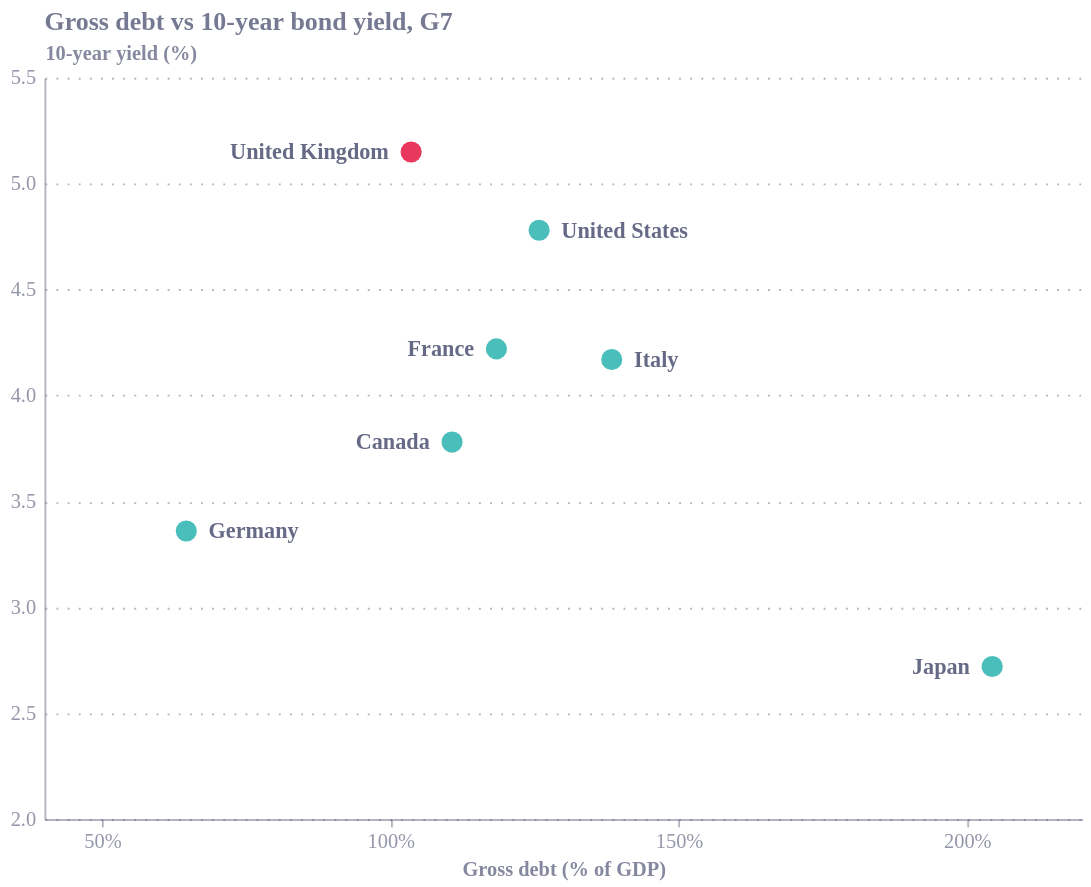

The notebook cell saved with this chart:
### Code cell
styles = EcoStyles(); styles.register_and_enable_theme()
TEAL, RED = "#36b7b4", "#e6224b"
HL = "United Kingdom"

points = (
    alt.Chart(scatter_df)
    .mark_point(filled=True, size=130, opacity=0.9)
    .encode(
        x=alt.X("debt:Q", title="Gross debt (% of GDP)",
        scale=alt.Scale(domain=[50, 220]),
        axis=alt.Axis(labelExpr="datum.label + '%'", tickCount=5,
                      zindex=1, grid=False)),
        y=alt.Y("yield:Q", title="10-year yield (%)",
                scale=alt.Scale(domain=[2, 5.5], nice=False),
                axis=alt.Axis(titleAngle=0, titleAlign="left",
                              titleX=0, titleY=-8, zindex=1)),
        color=alt.condition(alt.datum.country == HL, alt.value(RED), alt.value(TEAL)),
        tooltip=["country", "debt", "yield"],
    )
)

def tl(df, al, dx):
    return (alt.Chart(df).mark_text(fontSize=12, fontWeight="bold", align=al, dx=dx)
            .encode(x="debt:Q", y="yield:Q", text="country:N"))


# labels anchored to the DOT, nudged just off it (12px)
labels = (tl(scatter_df[scatter_df.al == "left"],  "right", -12)
        + tl(scatter_df[scatter_df.al == "left"].iloc[0:0], "left", 12))  # placeholder
labels = (tl(scatter_df[scatter_df.al == "right"], "left",  12)
        + tl(scatter_df[scatter_df.al == "left"],  "right", -12))

chart = (points + labels).properties(
    width=560, height=400,
    title=alt.Title("Gross debt vs 10-year bond yield, G7"),)

styles.save(chart, name="g7_debt_yield", svg=True)
chart

### Figure 1 — Vega-Lite specification as saved in the notebook (floating-point values rounded to 4 significant figures)
{"config": {"font": "Circular Std", "text": {"color": "#676A86", "align": "left", "baseline": "middle", "dx": 7, "dy": 0, "fontSize": 11}, "view": {"stroke": null, "continuousWidth": 400, "continuousHeight": 300, "discreteWidth": 400, "discreteHeight": 300}, "range": {"category": ["#36B7B4", "#E6224B", "#F4C245", "#0063AF", "#00A767", "#179FDB", "#EB5C2E", "#5C267B", "#122B39"], "diverging": ["#E6224B", "#E54753", "#C9C9C9", "#179FDB", "#122B39"], "heatmap": ["#C9C9C9", "#179FDB", "#0063AF", "#122B39"], "ordinal": ["#00A767", "#36B7B4", "#179FDB", "#0063AF", "#243B5A"]}, "bar": {"color": "#179fdb"}, "line": {"color": "#e6224b"}, "rule": {"color": "#676A86"}, "area": {"opacity": 0.8}, "point": {"filled": true, "size": 80, "color": "#e6224b", "opacity": 0.95}, "geoshape": {"stroke": "white", "strokeWidth": 0.3}, "rect": {"fill": "#d6d4d4", "opacity": 0.3}, "axis": {"labelColor": "#676A86", "labelFontSize": 11, "labelFont": "Circular Std", "labelOpacity": 0.7, "tickColor": "#676A86", "tickOpacity": 0.5, "domainColor": "#676A86", "domainOpacity": 0.5, "gridColor": "#676A86", "gridDash": [2, 2], "gridOpacity": 0.5, "title": null, "titleColor": "#676A86", "titleOpacity": 0.8, "tickSize": 4}, "axisXDiscrete": {"grid": false, "labelAngle": 0, "tickCount": 10, "tickOpacity": 0.5, "title": null}, "axisYDiscrete": {"ticks": false, "labelPadding": 5}, "axisXTemporal": {"grid": false, "ticks": true}, "axisXQuantitative": {"grid": true}, "axisYQuantitative": {"gridColor": "#676A86", "gridDash": [1, 5], "gridOpacity": 0.5, "ticks": false, "labelPadding": 5, "tickCount": 8, "titleAngle": 0, "titleAlign": "left", "titleBaseline": "bottom", "titleX": 0, "titleY": -5}, "title": {"color": "#676A86E6", "subtitleColor": "#676A86", "font": "Circular Std", "subtitleFont": "Circular Std", "anchor": "start", "fontSize": 14, "subtitleFontSize": 12, "subtitlePadding": 4, "offset": 0, "frame": "group"}, "legend": {"titleColor": "#122b39", "title": null, "labelColor": "#122b39", "labelFontSize": 11}}, "layer": [{"data": {"name": "data-a097e2527d0a08a8c7f9bcaaac5d495b"}, "mark": {"type": "point", "filled": true, "opacity": 0.9, "size": 130}, "encoding": {"color": {"condition": {"test": "(datum.country === 'United Kingdom')", "value": "#e6224b"}, "value": "#36b7b4"}, "tooltip": [{"field": "country", "type": "nominal"}, {"field": "debt", "type": "quantitative"}, {"field": "yield", "type": "quantitative"}], "x": {"axis": {"grid": false, "labelExpr": "datum.label + '%'", "tickCount": 5, "zindex": 1}, "field": "debt", "scale": {"domain": [50, 220]}, "title": "Gross debt (% of GDP)", "type": "quantitative"}, "y": {"axis": {"titleAlign": "left", "titleAngle": 0, "titleX": 0, "titleY": -8, "zindex": 1}, "field": "yield", "scale": {"domain": [2, 5.5], "nice": false}, "title": "10-year yield (%)", "type": "quantitative"}}}, {"layer": [{"data": {"name": "data-5951a8bf0488fb23b27e1a5eaeaf2940"}, "mark": {"type": "text", "align": "left", "dx": 12, "fontSize": 12, "fontWeight": "bold"}, "encoding": {"text": {"field": "country", "type": "nominal"}, "x": {"field": "debt", "type": "quantitative"}, "y": {"field": "yield", "type": "quantitative"}}}, {"data": {"name": "data-e37190653c1a54f58118032b6cd7b404"}, "mark": {"type": "text", "align": "right", "dx": -12, "fontSize": 12, "fontWeight": "bold"}, "encoding": {"text": {"field": "country", "type": "nominal"}, "x": {"field": "debt", "type": "quantitative"}, "y": {"field": "yield", "type": "quantitative"}}}]}], "height": 400, "title": {"text": "Gross debt vs 10-year bond yield, G7"}, "width": 560, "$schema": "https://vega.github.io/schema/vega-lite/v6.4.1.json", "datasets": {"data-a097e2527d0a08a8c7f9bcaaac5d495b": [{"country": "Japan", "debt": 204.4, "yield": 2.72, "al": "left"}, {"country": "Italy", "debt": 138.4, "yield": 4.17, "al": "right"}, {"country": "United States", "debt": 125.8, "yield": 4.78, "al": "right"}, {"country": "France", "debt": 118.4, "yield": 4.22, "al": "left"}, {"country": "Canada", "debt": 110.7, "yield": 3.78, "al": "left"}, {"country": "United Kingdom", "debt": 103.6, "yield": 5.15, "al": "left"}, {"country": "Germany", "debt": 64.6, "yield": 3.36, "al": "right"}], "data-5951a8bf0488fb23b27e1a5eaeaf2940": [{"country": "Italy", "debt": 138.4, "yield": 4.17, "al": "right"}, {"country": "United States", "debt": 125.8, "yield": 4.78, "al": "right"}, {"country": "Germany", "debt": 64.6, "yield": 3.36, "al": "right"}], "data-e37190653c1a54f58118032b6cd7b404": [{"country": "Japan", "debt": 204.4, "yield": 2.72, "al": "left"}, {"country": "France", "debt": 118.4, "yield": 4.22, "al": "left"}, {"country": "Canada", "debt": 110.7, "yield": 3.78, "al": "left"}, {"country": "United Kingdom", "debt": 103.6, "yield": 5.15, "al": "left"}]}}
